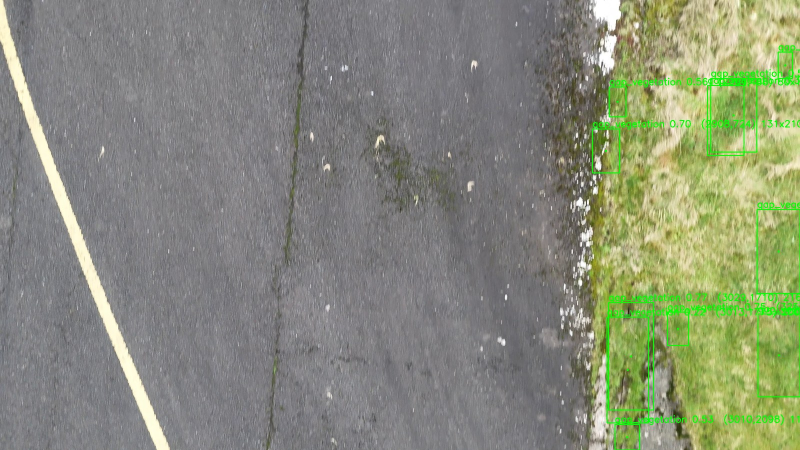
#> input picture annotated/frame_000188.jpg, 1600 x 900 px, found by its file name (shown at 1/2 size)
$ python marking_detect.py
#> lines starting #> are read from the running program, lines starting #| are printed output that depends on the picture; after the words box and inside, x2 and y2 are one past the last pixel; in counts of white or black regions, pixels touching at a corner belong together
#> in _test, im is the input picture: shape (900, 1600, 3); mean B, G, R 121.2, 139.9, 135
#!/usr/bin/env python3
"""Line-based painted-marking detector.

Colour alone confuses sunlit grass with faded paint. This isolates markings by
what actually makes them markings: they sit on the grey asphalt, they are
brighter than the asphalt around them, and they form long thin lines rather
than blobs. Run directly to write a quick visual check to /tmp.
"""

import cv2
import numpy as np


def detect_markings(im):
    hsv = cv2.cvtColor(im, cv2.COLOR_BGR2HSV)
#> hsv: shape (900, 1600, 3); mean H, S, V 90.1, 36, 142.8

    # bright paint: white (low saturation AND much brighter than grey asphalt)
    # OR warm yellow (saturated hue, which grey asphalt never is)
    white = cv2.inRange(hsv, (0, 0, 195), (180, 48, 255))
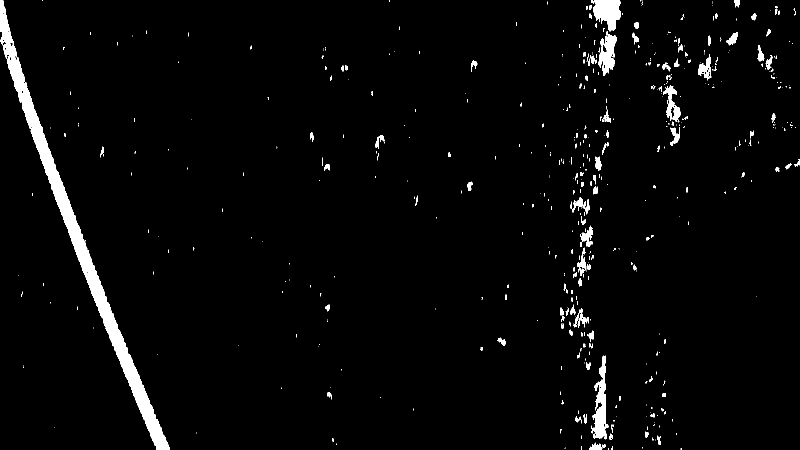
#> white: shape (900, 1600) (shown at 1/2 size); 2.9% white; 576 white regions (443 under 20 px), largest, box (x1, y1, x2, y2) and area: (0, 0, 339, 900) 21695, (1183, 711, 1217, 879) 2412, (1186, 0, 1242, 63) 2385
    yellow = cv2.inRange(hsv, (12, 22, 120), (45, 255, 255))
#> yellow: shape (900, 1600); 23.9% white; 996 white regions (863 under 20 px), largest, box (x1, y1, x2, y2) and area: (1148, 0, 1600, 900) 247556, (0, 0, 341, 900) 24943, (1516, 420, 1598, 586) 13302
    paint = cv2.bitwise_or(white, yellow)
#> paint: shape (900, 1600); 24.7% white; 1068 white regions (902 under 20 px), largest, box (x1, y1, x2, y2) and area: (1145, 0, 1600, 900) 256870, (0, 0, 341, 900) 24998, (1516, 420, 1598, 586) 13302

    # Dried grass and faded cream paint share almost the same hue, so a plain
    # colour subtraction would also erase the paint. Instead exclude only the
    # large green REGIONS (the verge) — grass is a broad blob, paint is a thin
    # line on asphalt away from it.
    green = cv2.inRange(hsv, (26, 18, 25), (95, 255, 255))
#> green: shape (900, 1600); 26.1% white; 386 white regions (286 under 20 px), largest, box (x1, y1, x2, y2) and area: (1111, 0, 1600, 900) 342476, (20, 114, 185, 546) 7977, (189, 572, 336, 900) 7328
    n, lab, stats, _ = cv2.connectedComponentsWithStats(green, 8)
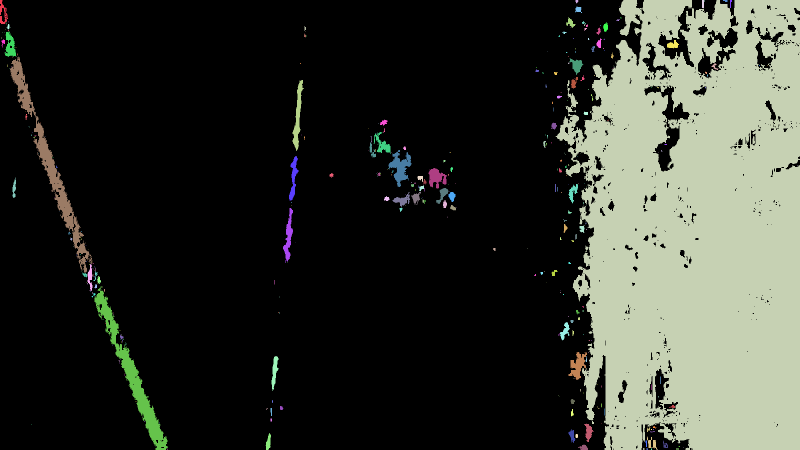
#> lab: shape (900, 1600) int32 (shown at 1/2 size); 387 distinct labels, from 0 to 386; one colour per label, 0 black
#> n = 387; stats = 387 rows, first 6: [0, 0, 1600, 900, 1064634], [0, 0, 16, 48, 342], [1151, 0, 6, 7, 29], [1111, 0, 489, 900, 342476], [1404, 0, 4, 16, 64], [1409, 0, 1, 4, 4]
    verge = np.zeros_like(green)
    for i in range(1, n):
        if stats[i, cv2.CC_STAT_AREA] > 15000:
            verge[lab == i] = 255
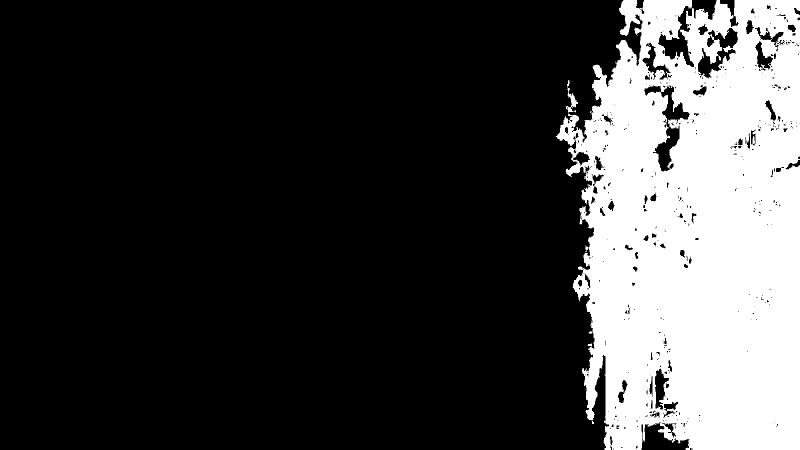
#> verge: shape (900, 1600) (shown at 1/2 size); 23.8% white; 1 white region, box (x1, y1, x2, y2) and area: (1111, 0, 1600, 900) 342476
    verge = cv2.dilate(verge, np.ones((21, 21), np.uint8))
#> verge: shape (900, 1600); 27.3% white; 1 white region, box (x1, y1, x2, y2) and area: (1101, 0, 1600, 900) 393779
    paint = cv2.bitwise_and(paint, cv2.bitwise_not(verge))
#> paint: shape (900, 1600); 2.6% white; 615 white regions (531 under 20 px), largest, box (x1, y1, x2, y2) and area: (0, 0, 341, 900) 24998, (1184, 0, 1233, 131) 3438, (1177, 855, 1200, 900) 777

    paint = cv2.morphologyEx(paint, cv2.MORPH_OPEN, np.ones((3, 3), np.uint8))
#> paint: shape (900, 1600); 2.3% white; 106 white regions (42 under 20 px), largest, box (x1, y1, x2, y2) and area: (0, 0, 341, 900) 24882, (1186, 0, 1233, 69) 1997, (1198, 55, 1229, 128) 1094
    # bridge dash gaps so a broken line reads as one component
    paint = cv2.morphologyEx(paint, cv2.MORPH_CLOSE, np.ones((13, 13), np.uint8))
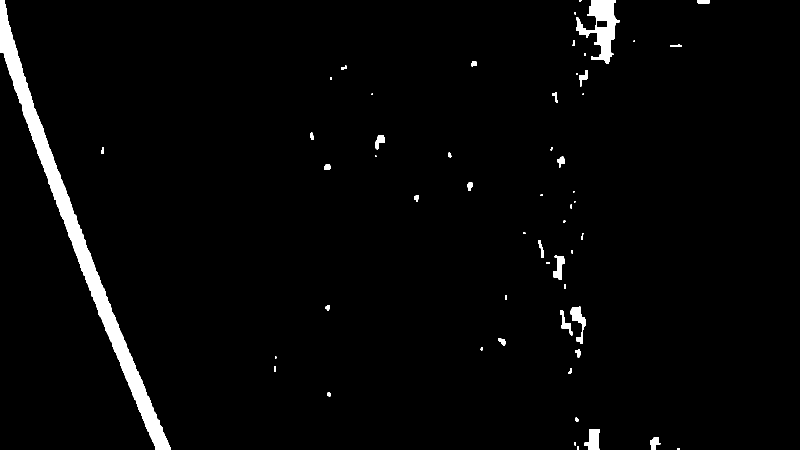
#> paint: shape (900, 1600) (shown at 1/2 size); 2.5% white; 56 white regions (16 under 20 px)

    # markings are long, elongated lines; grooves are hairline-thin and grass is
    # blobby — keep long, elongated, non-hairline components
    out = np.zeros_like(paint)
    cnts, _ = cv2.findContours(paint, cv2.RETR_EXTERNAL, cv2.CHAIN_APPROX_SIMPLE)
#> cnts = 56 contours, 24 with area under 20; largest, box (x1, y1, x2, y2) and area: (0, 0, 341, 900) 24044, (1152, 0, 1239, 128) 4794, (1168, 858, 1200, 900) 820, (1141, 613, 1171, 688) 749, (1106, 510, 1130, 559) 552
    for c in cnts:
        if cv2.contourArea(c) < 90:
            continue
        (w, h) = cv2.minAreaRect(c)[1]
        lo, hi = min(w, h), max(w, h)
        if lo < 1:
            continue
        if hi / lo >= 2.5 and hi >= 50 and lo >= 5:
            cv2.drawContours(out, [c], -1, 1, -1)
#> this loop made 56 passes
#> c on passes 1, 2, 10, 17, 18, 19, 21, 26, 27, 30, 34, 40: [[1354, 897], [1354, 899], [1359, 899], [1359, 897]], [[1154, 892], [1154, 899], [1156, 899], [1156, 892]], [[550, 713], [550, 716], [552, 716], [552, 713]], [[1010, 590], [1010, 598], [1013, 598], [1013, 590]], [[1128, 568], [1128, 577], [1130, 577], [1130, 568]], [[1093, 524], [1093, 527], [1098, 527], [1098, 524]], [[1143, 500], [1143, 506], [1145, 506], [1145, 500]], [[1141, 409], [1141, 416], [1143, 416], [1143, 409]], [[1148, 402], [1148, 404], [1150, 404], [1150, 402]], [[1146, 382], [1146, 384], [1148, 384], [1148, 382]], [[750, 311], [750, 313], [752, 313], [752, 311]], [[1165, 187], [1165, 189], [1167, 189], [1167, 187]]
#> (w, h, lo, hi) on passes 4, 5, 11, 13, 14, 15: (24, 20, 20, 24), (41.61, 30.3, 30.3, 41.61), (9.52, 16.06, 9.52, 16.06), (13, 14, 13, 14), (20.1, 52.43, 20.1, 52.43), (26.14, 74.62, 26.14, 74.62)
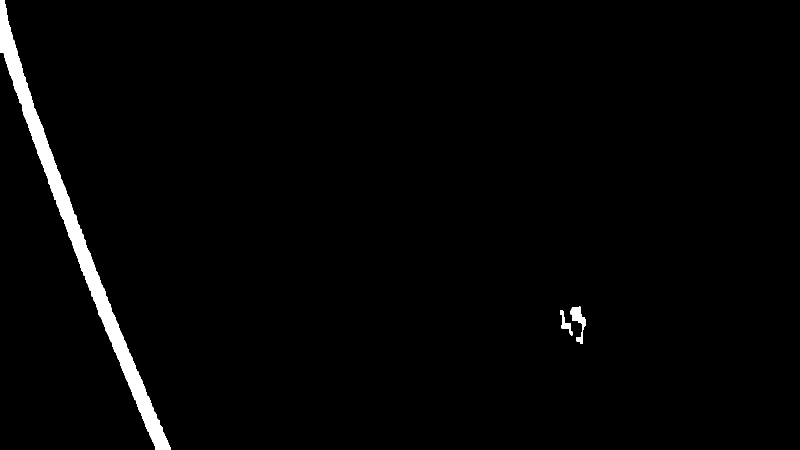
#> out: shape (900, 1600) (shown at 1/2 size); values 0 (black) and 1 (white), 1.8% white; 3 white regions, box (x1, y1, x2, y2) and area: (0, 0, 341, 900) 24999, (1141, 613, 1171, 688) 856, (1120, 621, 1145, 671) 379

    # the bright concrete shoulder and verge hug the image margin; markings of
    # interest sit on the runway interior, so ignore a thin border
    H, W = out.shape
#> H = 900; W = 1600
    bx, by = int(0.05 * W), int(0.03 * H)
#> bx = 80; by = 27
    out[:by] = 0; out[-by:] = 0; out[:, :bx] = 0; out[:, -bx:] = 0
#> after `out[:by] = 0`: out: shape (900, 1600); values 0 (black) and 1 (white), 1.8% white; 3 white regions, box (x1, y1, x2, y2) and area: (0, 27, 341, 900) 24683, (1141, 613, 1171, 688) 856, (1120, 621, 1145, 671) 379
#> after `out[:, :bx] = 0`: out: shape (900, 1600); values 0 (black) and 1 (white), 1.3% white; 3 white regions, box (x1, y1, x2, y2) and area: (80, 243, 332, 873) 17186, (1141, 613, 1171, 688) 856, (1120, 621, 1145, 671) 379
    return out > 0


def _test():
    tiles = []
    for f in ["frame_000188.jpg", "frame_000006.jpg", "frame_000001.jpg",
              "frame_000120.jpg"]:
        im = cv2.imread(f"frames/{f}")
        m = detect_markings(im)
        ov = im.copy(); ov[m] = (255, 0, 255)
#> after `ov[m] = (255, 0, 255)`:
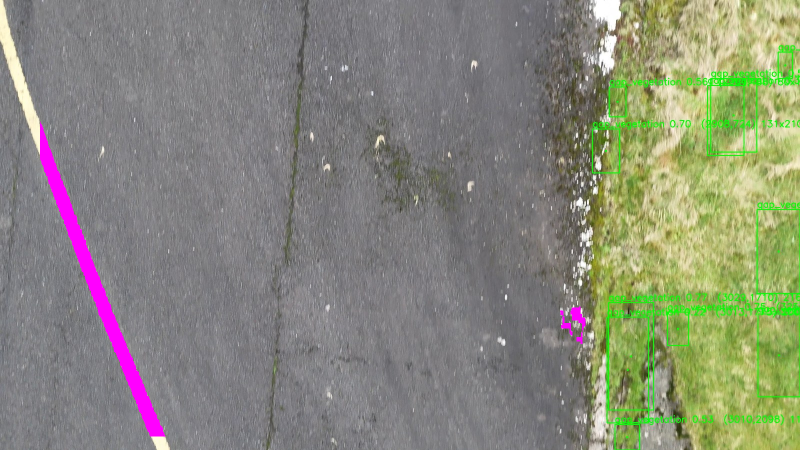
#> ov: shape (900, 1600, 3) (shown at 1/2 size); 1.28% of pixels changed, all inside (x1, y1, x2, y2) = (80, 243, 1171, 873)
        ov = cv2.addWeighted(im, 0.5, ov, 0.5, 0)
        s = 380 / im.shape[1]
#> s = 0.237
        ov = cv2.resize(ov, (380, int(im.shape[0] * s)))
#> ov: shape (213, 380, 3)
        bar = np.full((22, ov.shape[1], 3), 30, np.uint8)
        cv2.putText(bar, f"{f}  {int(m.sum())}px", (4, 16),
                    cv2.FONT_HERSHEY_SIMPLEX, 0.4, (255, 255, 255), 1)
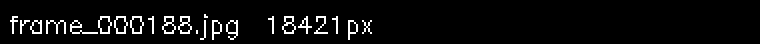
#> bar: shape (22, 380, 3) (shown 2 times larger); values 30 (black) and 255 (white), 4.9% white in thin lines or dots, all inside (x1, y1, x2, y2) = (5, 7, 186, 20)
        tiles.append(np.vstack([bar, ov]))
        print(f, "marking px:", int(m.sum()), flush=True)
#| frame_000188.jpg marking px: 18421
#> pass 2 of the loop in _test, `for f in ["frame_000188.jpg", "frame_000006.jpg", "frame_000001.jpg",`:
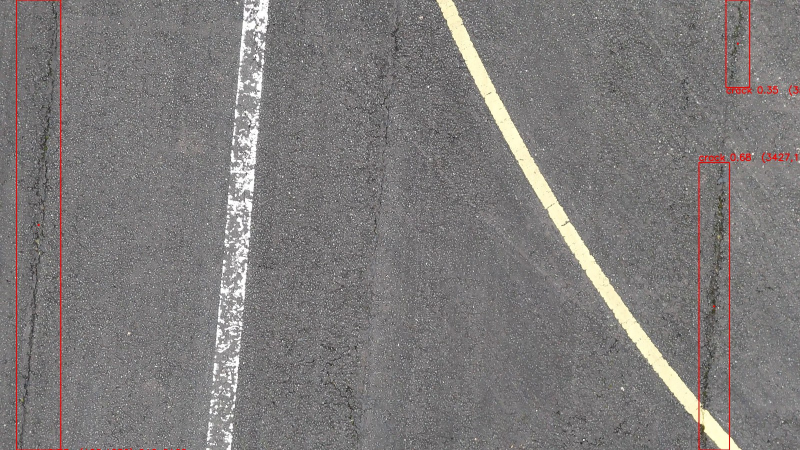
#> input picture annotated/frame_000006.jpg, 1600 x 900 px, found by its file name (shown at 1/2 size)
#> in _test, im is the input picture: shape (900, 1600, 3); mean B, G, R 122.1, 122.6, 125.7
#> hsv: shape (900, 1600, 3); mean H, S, V 99.9, 8.1, 126
#> white: shape (900, 1600); 3.4% white; 4506 white regions (4383 under 20 px), largest, box (x1, y1, x2, y2) and area: (886, 26, 1396, 839) 20330, (479, 0, 539, 124) 2593, (1408, 819, 1458, 899) 1989
#> yellow: shape (900, 1600); 2.5% white; 330 white regions (322 under 20 px), largest, box (x1, y1, x2, y2) and area: (873, 0, 1397, 845) 31941, (1399, 806, 1458, 899) 2770, (1460, 873, 1485, 900) 360
#> green: shape (900, 1600); 2.3% white; 728 white regions (695 under 20 px), largest, box (x1, y1, x2, y2) and area: (912, 48, 1395, 846) 24320, (1401, 804, 1457, 897) 2570, (872, 0, 925, 80) 1291
#> in detect_markings (call 2), `n, lab, stats, _ = cv2.connectedComponentsWithStats(green, 8)`:
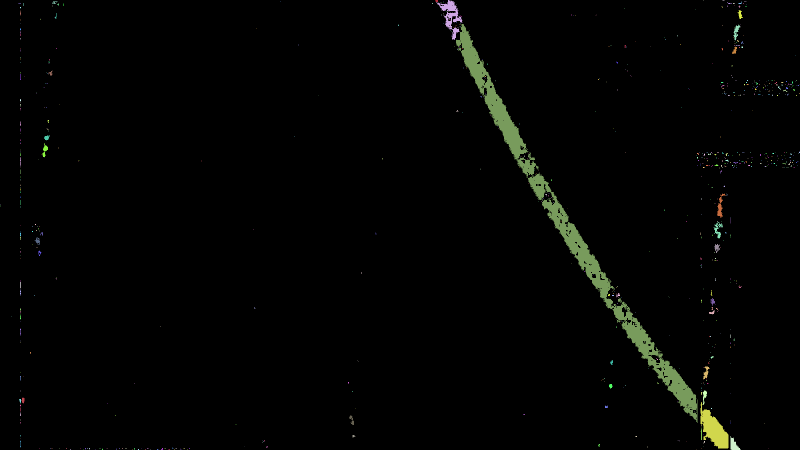
#> lab: shape (900, 1600) int32 (shown at 1/2 size); 729 distinct labels, from 0 to 728; one colour per label, 0 black
#> n = 729; stats = 729 rows, first 6: [0, 0, 1600, 900, 1407106], [871, 0, 5, 4, 15], [872, 0, 53, 80, 1291], [1406, 0, 1, 1, 1], [1445, 0, 4, 1, 4], [104, 3, 11, 5, 25]
#> cnts = 27 contours, 19 with area under 20; largest, box (x1, y1, x2, y2) and area: (419, 0, 538, 842) 33234, (1405, 817, 1483, 900) 2776, (873, 0, 922, 69) 1612, (444, 847, 466, 900) 561, (414, 844, 425, 882) 148, (1022, 891, 1026, 900) 24, (72, 480, 78, 486) 22, (420, 886, 430, 890) 20
#> the loop in detect_markings (call 2), `for c in cnts:` made 27 passes
#> c on passes 2, 4, 5, 6, 12, 13, 16, 18: [[1022, 891], [1022, 899], [1025, 899], [1025, 891]], [[1166, 878], [1166, 880], [1168, 880], [1168, 878]], [[950, 877], [950, 879], [952, 879], [952, 877]], [[8, 849], [8, 851], [10, 851], [10, 849]], [[256, 664], [256, 668], [258, 668], [258, 664]], [[1431, 538], [1431, 540], [1433, 540], [1433, 538]], [[1372, 376], [1372, 378], [1374, 378], [1374, 376]], [[1504, 306], [1504, 309], [1506, 309], [1506, 306]]
#> in _test, `cv2.putText(bar, f"{f}  {int(m.sum())}px", (4, 16), cv2.FONT_HERSHEY_S..`:
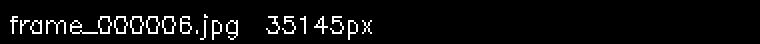
#> bar: shape (22, 380, 3) (shown 2 times larger); values 30 (black) and 255 (white), 5.2% white in thin lines or dots, all inside (x1, y1, x2, y2) = (5, 7, 186, 20)
#| frame_000006.jpg marking px: 35145
#> pass 3 of the loop in _test, `for f in ["frame_000188.jpg", "frame_000006.jpg", "frame_000001.jpg",`:
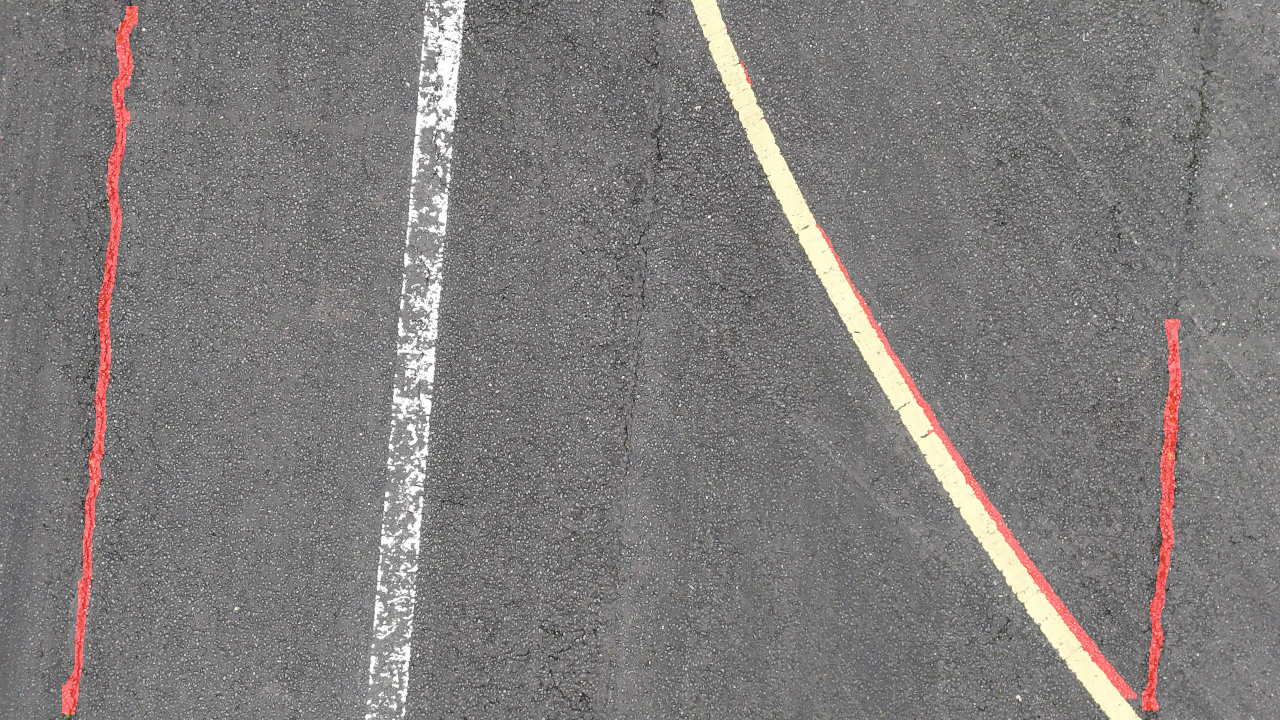
#> input picture reports/runway_defects_full/overlays/frame_000001.jpg, 3840 x 2160 px, found by its file name (shown at 1/3 size)
#> in _test, im is the input picture: shape (2160, 3840, 3); mean B, G, R 123.4, 124, 127.9
#> hsv: shape (2160, 3840, 3); mean H, S, V 94.1, 8.9, 128.3
#> in detect_markings (call 3), `white = cv2.inRange(hsv, (0, 0, 195), (180, 48, 255))`:
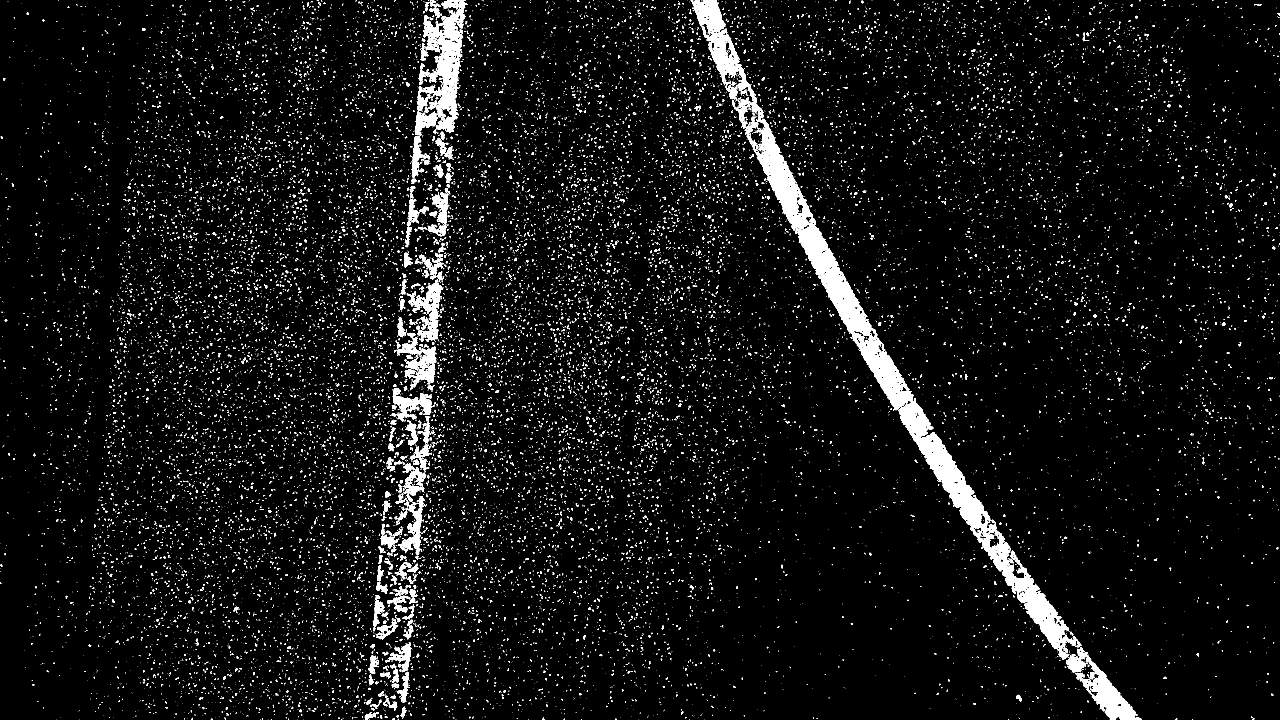
#> white: shape (2160, 3840) (shown at 1/3 size); 4.9% white; 29226 white regions (27371 under 20 px), largest, box (x1, y1, x2, y2) and area: (2072, 0, 3232, 1980) 128066, (1263, 0, 1402, 400) 22519, (3198, 1941, 3426, 2160) 14087
#> yellow: shape (2160, 3840); 2.2% white; 1047 white regions (1023 under 20 px), largest, box (x1, y1, x2, y2) and area: (2070, 0, 3430, 2160) 182433, (191, 2142, 209, 2158) 135, (701, 1820, 716, 1832) 89
#> green: shape (2160, 3840); 2.1% white; 5373 white regions (5057 under 20 px), largest, box (x1, y1, x2, y2) and area: (2075, 0, 3406, 2160) 143134, (3577, 355, 3608, 399) 548, (3597, 288, 3624, 336) 442
#> lab: shape (2160, 3840) int32; 5374 distinct labels, from 0 to 5373
#> n = 5374
#> in detect_markings (call 3), `verge = cv2.dilate(verge, np.ones((21, 21), np.uint8))`:
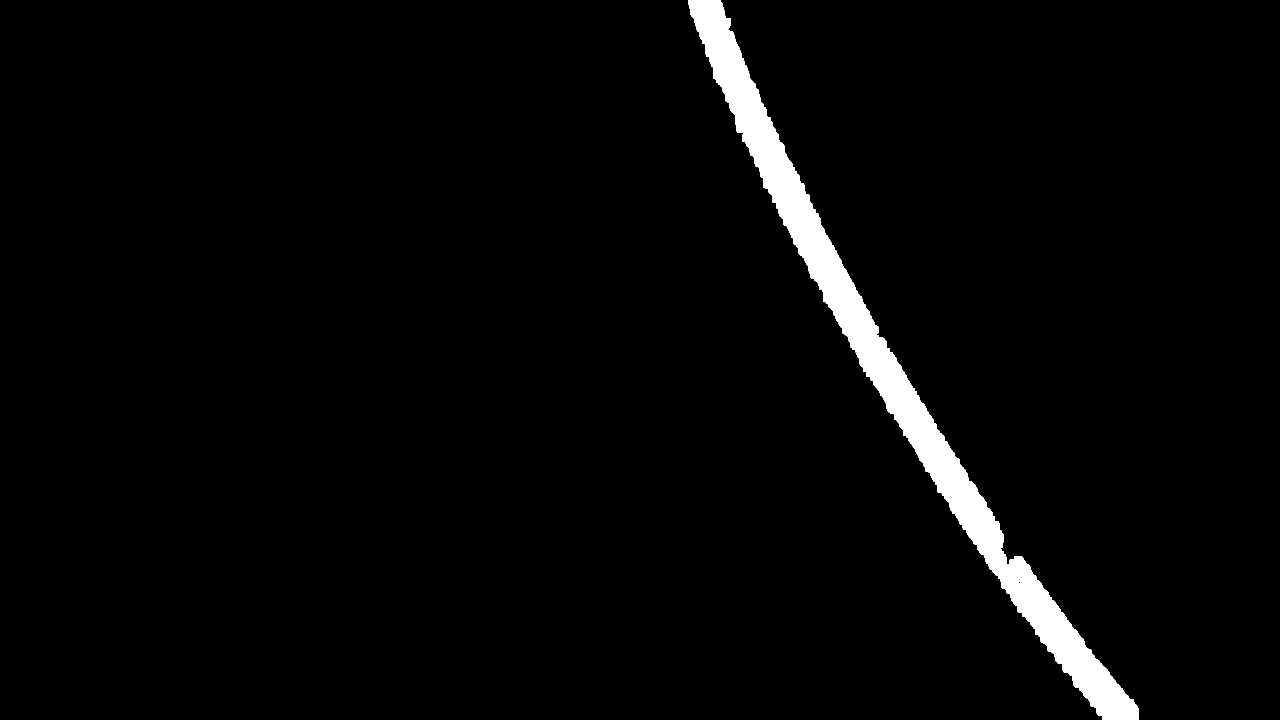
#> verge: shape (2160, 3840) (shown at 1/3 size); 2.9% white; 1 white region
#> cnts = 2398 contours, 2040 with area under 20; largest, box (x1, y1, x2, y2) and area: (1119, 0, 1402, 1918) 157592, (1141, 1928, 1239, 2106) 8555, (1105, 1932, 1135, 2070) 1653, (1135, 2075, 1191, 2131) 1548, (3002, 1623, 3049, 1692) 1434
#> the loop in detect_markings (call 3), `for c in cnts:` made 2398 passes
#> c on passes 3, 4, 6: [[675, 2155], [675, 2159], [677, 2159], [677, 2155]], [[2439, 2153], [2439, 2159], [2441, 2159], [2441, 2153]], [[3146, 2151], [3146, 2159], [3148, 2159], [3148, 2151]]
#| frame_000001.jpg marking px: 157016
#> the loop made 4 passes; the first 3 are shown
    H = max(t.shape[0] for t in tiles)
    tiles = [cv2.copyMakeBorder(t, 0, H - t.shape[0], 0, 5, cv2.BORDER_CONSTANT,
             value=(255, 255, 255)) for t in tiles]
    cv2.imwrite("/tmp/markings_v2.jpg", np.hstack(tiles))
    print("wrote /tmp/markings_v2.jpg", flush=True)


if __name__ == "__main__":
#> (the run stopped early here; a loop or call above may not have finished)
